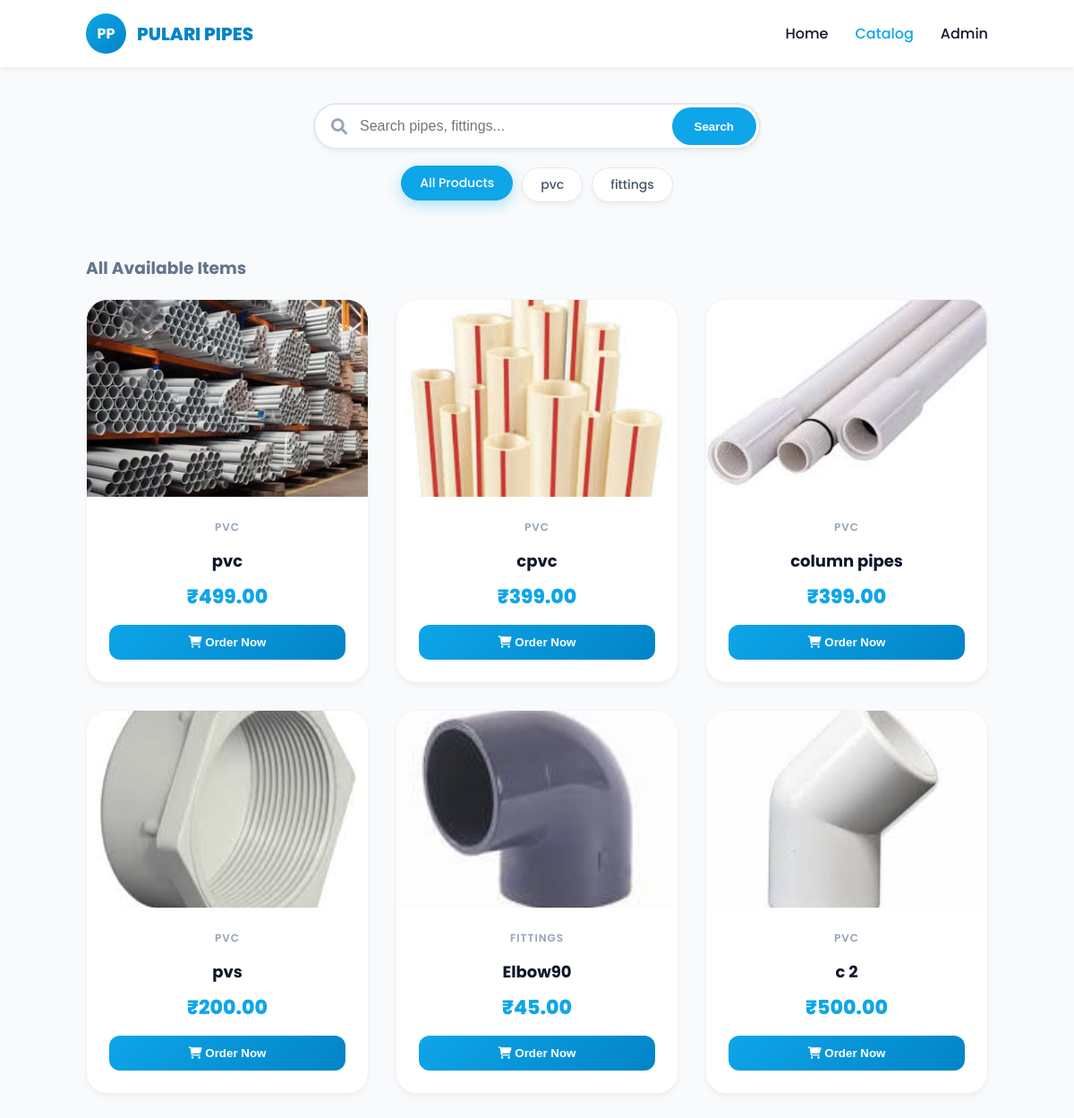
The app's page /product_page/ with its own data.
### products/models.py (models this page shows, shortened)
class Product(models.Model):
    name = models.CharField(max_length=255) # Pipe Name
    category = models.CharField(max_length=100) # PVC, CPVC, etc.
    price = models.DecimalField(max_digits=10, decimal_places=2)
    stock = models.IntegerField()
    description = models.TextField()
    image = models.ImageField(upload_to='pipes_images/') # Image store panna

### products/views.py (the view)
# urls.py: path('product_page/', views.product_page, name='product_page'),
def product_page(request):
    items = Product.objects.all()
    categories = Product.objects.values_list('category', flat=True).distinct()
    query = request.GET.get('q')
    if query:
        items = items.filter(name__icontains=query)
    category_filter = request.GET.get('category')
    if category_filter and category_filter != 'All':
        items = items.filter(category=category_filter)
    context = {
        'items': items,
        'categories': categories,
        'active_category': category_filter,
        'search_query': query
    }
    return render(request, 'product_page.html', context)

### templates/product_page.html (shortened to what this page needs)
{% load static %}
<!DOCTYPE html>
<html lang="en">
<head>
  <link rel="stylesheet" href="https://cdnjs.cloudflare.com/ajax/libs/font-awesome/6.0.0/css/all.min.css">
</head>
<body>
  <nav>
    <div class="logo-area">
      <div class="logo-circle">PP</div>
      <h2>PULARI PIPES</h2>
    </div>
    <ul>
      <li><a href="{% url 'home' %}">Home</a></li>
      <li><a href="#" style="color:var(--primary)">Catalog</a></li>
      <li><a href="/admin/">Admin</a></li>
    </ul>
  </nav>
  <div class="filter-container">
    <form class="search-box" method="GET" action="">
        <i class="fa-solid fa-search"></i>
        <input type="text" name="q" placeholder="Search pipes, fittings..." value="{{ search_query|default:'' }}">
        <button type="submit">Search</button>
    </form>
    <div class="category-filters">
        <a href="{% url 'product_page' %}" class="cat-btn {% if not active_category %}active{% endif %}">
            All Products
        </a>
        {% for cat in categories %}
            <a href="?category={{ cat }}" class="cat-btn {% if active_category == cat %}active{% endif %}">
                {{ cat }}
            </a>
        {% endfor %}
    </div>
  </div>
  <main class="catalog-section">
    <h3 style="margin-bottom: 20px; color: #64748b;">
        {% if search_query %}
            Search results for: "<span style="color:var(--primary)">{{ search_query }}</span>"
        {% elif active_category %}
            Category: "<span style="color:var(--primary)">{{ active_category }}</span>"
        {% else %}
            All Available Items
        {% endif %}
    </h3>
    <div class="product-grid">
      {% for item in items %}
      <div class="p-card">
        <div class="img-box">
            {% if item.image %}
                <img src="{{ item.image.url }}" alt="{{ item.name }}">
            {% else %}
                <div style="color:#ccc; font-size:40px;"><i class="fa-solid fa-image"></i></div>
            {% endif %}
        </div>
        <div class="card-info">
          <span style="font-size:12px; color:#94a3b8; text-transform:uppercase; letter-spacing:1px; font-weight:600; margin-bottom:5px;">{{ item.category }}</span>
          <h3>{{ item.name }}</h3>
          <span class="price-tag">₹{{ item.price }}</span>
          {% if item.stock > 0 %}
              <button class="buy-btn" onclick="openOrderModal('{{ item.name }}')">
                <i class="fa-solid fa-cart-shopping"></i> Order Now
              </button>
          {% else %}
              <button class="buy-btn disabled" disabled>Out of Stock</button>
          {% endif %}
        </div>
      </div>
      {% endfor %}
    </div>
  </main>
</body>
</html>

### templates/product_page.html (style rules this page uses)
:root { --bg-body: #f8fafc; --card-bg: #ffffff; --primary: #0ea5e9; --primary-dark: #0284c7; --accent: #f59e0b; --text-head: #0f172a; --text-body: #475569; --shadow-sm: 0 4px 6px -1px rgba(0, 0, 0, 0.05); --shadow-lg: 0 20px 25px -5px rgba(0, 0, 0, 0.1); --transition: all 0.4s cubic-bezier(0.4, 0, 0.2, 1); }
* { box-sizing: border-box; outline: none; }
body { margin: 0; font-family: 'Poppins', sans-serif; background-color: var(--bg-body); color: var(--text-body); scroll-behavior: smooth; overflow-x: hidden; }
nav { display: flex; justify-content: space-between; align-items: center; padding: 15px 8%; background: rgba(255, 255, 255, 0.95); position: sticky; top: 0; z-index: 100; box-shadow: var(--shadow-sm); }
.logo-area { display: flex; align-items: center; gap: 12px; }
.logo-circle { width: 45px; height: 45px; border-radius: 50%; background: linear-gradient(135deg, var(--primary), var(--primary-dark)); color: white; font-weight:700; display:flex; align-items:center; justify-content:center; }
.logo-area h2 { font-size: 20px; margin: 0; color: var(--primary-dark); font-weight: 800; }
nav ul { list-style: none; display: flex; gap: 30px; margin: 0; padding: 0; }
nav ul li a { text-decoration: none; color: var(--text-head); font-weight: 500; }
.filter-container { max-width: 1200px; margin: 40px auto 20px; padding: 0 20px; display: flex; flex-direction: column; gap: 20px; align-items: center; }
.search-box { position: relative; width: 100%; max-width: 500px; }
.search-box input { width: 100%; padding: 15px 20px 15px 50px; border-radius: 50px; border: 2px solid #e2e8f0; font-size: 16px; transition: 0.3s; box-shadow: var(--shadow-sm); }
.search-box i { position: absolute; left: 20px; top: 50%; transform: translateY(-50%); color: #94a3b8; font-size: 18px; }
.search-box button { position: absolute; right: 5px; top: 5px; bottom: 5px; border-radius: 40px; border: none; background: var(--primary); color: white; padding: 0 25px; cursor: pointer; font-weight: 600; transition: 0.3s; }
.category-filters { display: flex; gap: 10px; flex-wrap: wrap; justify-content: center; }
.cat-btn { padding: 8px 20px; border-radius: 30px; text-decoration: none; background: white; border: 1px solid #e2e8f0; color: var(--text-body); font-size: 14px; font-weight: 500; transition: 0.3s; box-shadow: var(--shadow-sm); }
.cat-btn:hover, .cat-btn.active { background: var(--primary); color: white; border-color: var(--primary); transform: translateY(-2px); box-shadow: 0 5px 15px rgba(14, 165, 233, 0.3); }
.catalog-section { padding: 20px 8% 80px; }
.product-grid { display: grid; grid-template-columns: repeat(auto-fill, minmax(280px, 1fr)); gap: 30px; }
.p-card { background: var(--card-bg); border-radius: 24px; border: 1px solid #f1f5f9; overflow: hidden; transition: var(--transition); box-shadow: var(--shadow-sm); display: flex; flex-direction: column; }
.img-box { width: 100%; height: 220px; background: #f1f5f9; display: flex; align-items: center; justify-content: center; overflow: hidden; }
.img-box img { width: 100%; height: 100%; object-fit: cover; transition: 0.6s; }
.card-info { padding: 25px; text-align: center; flex-grow: 1; display: flex; flex-direction: column; }
.card-info h3 { margin: 10px 0; font-size: 18px; color: var(--text-head); }
.price-tag { font-size: 22px; font-weight: 800; color: var(--primary); display: block; margin-bottom: 15px; }
.buy-btn { width: 100%; background: linear-gradient(135deg, var(--primary), var(--primary-dark)); color: white; border: none; padding: 12px; border-radius: 12px; cursor: pointer; font-weight: 600; }

### records on screen
Product: image (picture), category "PVC", name "pvc", price "499.00"
Product: image (picture), category "PVC", name "cpvc", price "399.00"
Product: image (picture), category "PVC", name "column pipes", price "399.00"
Product: image (picture), category "PVC", name "pvs", price "200.00"
Product: image (picture), category "FITTINGS", name "Elbow90", price "45.00"
Product: image (picture), category "PVC", name "c 2", price "500.00"

### other values on screen
{{ cat }} "pvc" "fittings"
